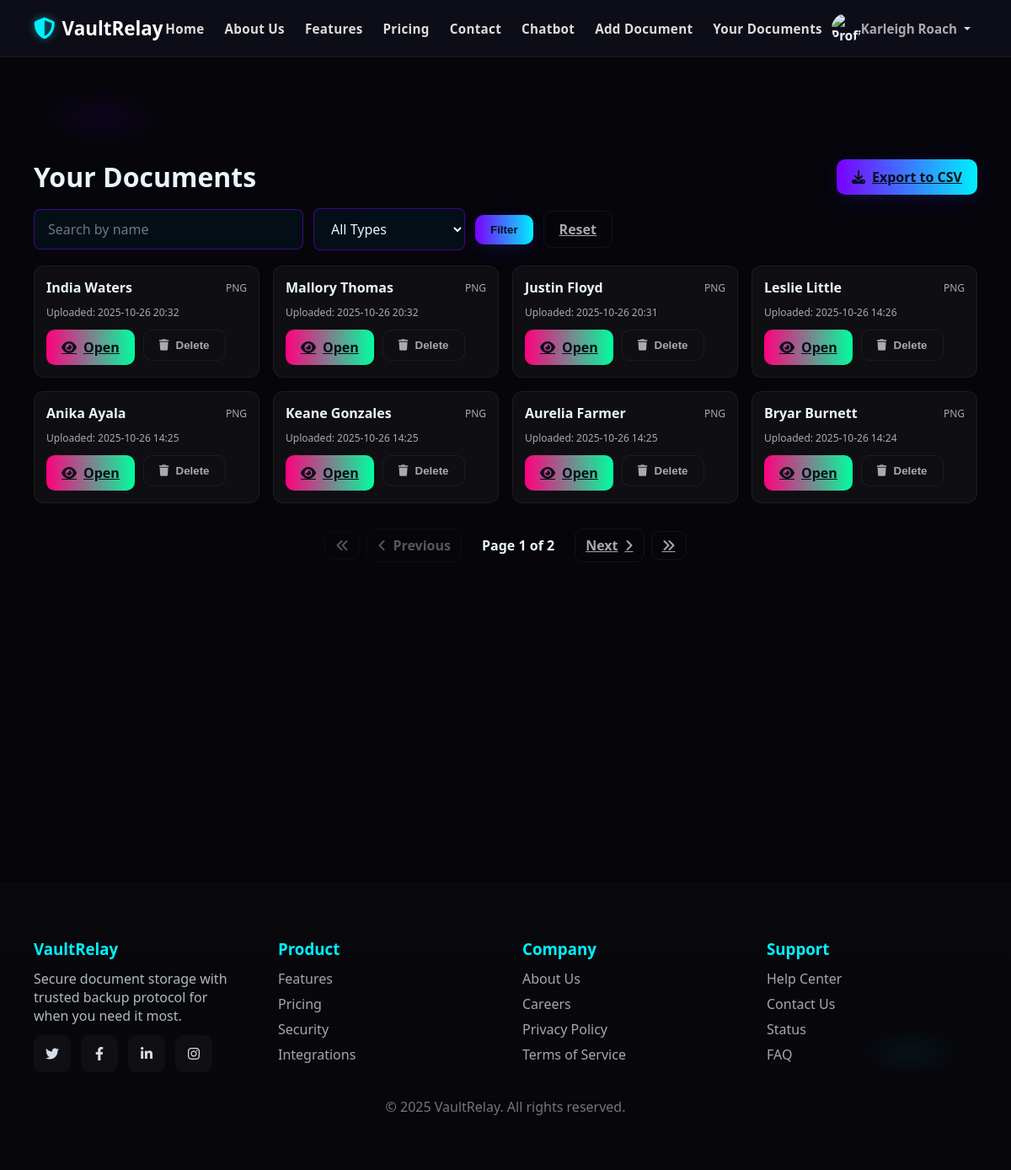
Page /documents/ (signed in) on the committed database.
### vaultrelay_app/models.py (models this page shows, shortened)
class UserSignup(models.Model):
    fname = models.CharField(max_length=100)
    mname = models.CharField(max_length=100, blank=True)
    lname = models.CharField(max_length=100)
    dob = models.DateField()
    user_email = models.EmailField(max_length=30, unique=True)
    trusted_email = models.EmailField(max_length=30)
    trusted_name = models.CharField(max_length=100)
    pass1 = models.CharField(max_length=128)
    secret = models.CharField(max_length=50)
    profile_image = models.ImageField(upload_to='profile_pics/', blank=True, null=True)
    last_login = models.DateTimeField(default=timezone.now)
    inactivity_email_sent = models.DateTimeField(null=True, blank=True)
    inactivity_email_count = models.PositiveIntegerField(default=0)
    is_marked_for_deletion = models.BooleanField(default=False)

class SecureDocument(models.Model):
    FILE_TYPES = [
        ('JPG', 'JPEG Image'),
        ('PNG', 'PNG Image'),
        ('PDF', 'PDF Document'),
        ('DOC', 'Word Document'),
        ('OTHER', 'Other File Type'),
    ]
    MIME_TYPES = {
        'JPG': 'image/jpeg',
        'PNG': 'image/png',
        'PDF': 'application/pdf',
        'DOC': 'application/msword',
        'OTHER': 'application/octet-stream'
    }
    user = models.ForeignKey(UserSignup, on_delete=models.CASCADE)
    document_name = models.CharField(max_length=255)
    file_type = models.CharField(max_length=5, choices=FILE_TYPES)
    uploaded_at = models.DateTimeField(auto_now_add=True)
    file = models.FileField(upload_to='secure_documents/')
    is_encrypted = models.BooleanField(default=True)
    encryption_key = models.BinaryField(blank=True, null=True)  # Store encryption key

### vaultrelay_app/views.py (the view)
# urls.py: path('documents/', views.show_document, name='show_document'),
@session_login_required
def show_document(request):
    user_email = request.session.get('user_email')
    user = UserSignup.objects.filter(user_email=user_email).first()
    if not user:
        messages.error(request, "User not found. Please login again.")
        return redirect('login')
    q = request.GET.get('q', '').strip()
    ftype = request.GET.get('type', '').strip().upper()
    docs = SecureDocument.objects.filter(user=user)
    if q:
        docs = docs.filter(document_name__icontains=q)
    if ftype in ['PDF','DOC','JPG','PNG','OTHER']:
        docs = docs.filter(file_type=ftype)
    paginator = Paginator(docs.order_by('-uploaded_at'), 8)
    page_number = request.GET.get('page', 1)
    page_obj = paginator.get_page(page_number)
    return render(request, 'show_document.html', {
        'documents': page_obj,
        'q': q,
        'ftype': ftype,
        'page_obj': page_obj,
    })

### vaultrelay_app/views.py (called while the page is built)
def session_login_required(view_func):
    @wraps(view_func)
    def wrapper(request, *args, **kwargs):
        if not request.session.get('authenticated'):
            messages.error(request, "Please login to access this page.")
            return redirect('login')
        return view_func(request, *args, **kwargs)
    return wrapper

### vaultrelay_app/templates/show_document.html (shortened to what this page needs)
{% load static %}
<!DOCTYPE html>
<html lang="en">
<head>
    <link rel="stylesheet" href="{% static 'css/navbar.css' %}">
    <link rel="stylesheet" href="{% static 'css/footer.css' %}">
    <link rel="stylesheet" href="{% static 'css/add_document.css' %}">
    <link rel="stylesheet" href="https://cdnjs.cloudflare.com/ajax/libs/font-awesome/6.4.0/css/all.min.css">
</head>
<body>
    {% include 'navbar.html' %}
    <main class="container" style="margin-top:120px;margin-bottom:60px">
        <div style="display:flex;justify-content:space-between;align-items:center;margin-bottom:16px">
            <h1 style="margin:0">Your Documents</h1>
            {% if documents %}
            <a href="{% url 'export_documents_csv' %}" class="btn btn-primary" style="display:inline-flex;align-items:center;gap:8px">
                <i class="fas fa-download"></i> Export to CSV
            </a>
            {% endif %}
        </div>
        <form method="get" style="display:flex;gap:12px;align-items:center;margin-bottom:18px">
            <input type="text" name="q" value="{{ q }}" placeholder="Search by name" class="form-control" style="max-width:320px">
            <select name="type" class="form-control" style="max-width:180px">
                <option value="">All Types</option>
            </select>
            <button class="btn btn-primary" type="submit">Filter</button>
            <a class="btn btn-outline" href="{% url 'show_document' %}">Reset</a>
        </form>
        {% if documents %}
            <div class="document-list" style="display:grid;grid-template-columns:repeat(auto-fill,minmax(260px,1fr));gap:16px">
                {% for d in documents %}
                <div class="document-card" style="background:rgba(255,255,255,0.04);border:1px solid rgba(255,255,255,0.06);border-radius:12px;padding:14px">
                    <div style="display:flex;justify-content:space-between;align-items:center;margin-bottom:10px">
                        <div style="font-weight:700;color:#eaf6ff">{{ d.document_name }}</div>
                        <span style="font-size:12px;color:var(--muted)">{{ d.file_type }}</span>
                    </div>
                    <div style="font-size:12px;color:var(--muted);margin-bottom:12px">Uploaded: {{ d.uploaded_at|date:"Y-m-d H:i" }}</div>
                    <div style="display:flex;gap:10px">
                        <a class="btn btn-accent" href="{% url 'view_document' d.id %}"><i class="fas fa-eye"></i> Open</a>
                        <form method="post" action="{% url 'delete_document' d.id %}" onsubmit="return confirm('Are you sure you want to delete this document?');">
                            <button class="btn btn-outline" type="submit"><i class="fas fa-trash"></i> Delete</button>
                        </form>
                    </div>
                </div>
                {% endfor %}
            </div>
            {% if page_obj.has_other_pages %}
            <div style="display:flex;justify-content:center;align-items:center;gap:8px;margin-top:30px;flex-wrap:wrap">
                {% if page_obj.has_previous %}
                    <a href="?page=1{% if q %}&q={{ q }}{% endif %}{% if ftype %}&type={{ ftype }}{% endif %}" class="btn btn-outline" style="padding:8px 12px">
                        <i class="fas fa-angle-double-left"></i>
                    </a>
                    <a href="?page={{ page_obj.previous_page_number }}{% if q %}&q={{ q }}{% endif %}{% if ftype %}&type={{ ftype }}{% endif %}" class="btn btn-outline" style="padding:8px 12px">
                        <i class="fas fa-angle-left"></i> Previous
                    </a>
                {% else %}
                    <span class="btn btn-outline" style="padding:8px 12px;opacity:0.5;cursor:not-allowed">
                        <i class="fas fa-angle-double-left"></i>
                    </span>
                    <span class="btn btn-outline" style="padding:8px 12px;opacity:0.5;cursor:not-allowed">
                        <i class="fas fa-angle-left"></i> Previous
                    </span>
                {% endif %}
                <span style="padding:8px 16px;color:#eaf6ff;font-weight:600">
                    Page {{ page_obj.number }} of {{ page_obj.paginator.num_pages }}
                </span>
                {% if page_obj.has_next %}
                    <a href="?page={{ page_obj.next_page_number }}{% if q %}&q={{ q }}{% endif %}{% if ftype %}&type={{ ftype }}{% endif %}" class="btn btn-outline" style="padding:8px 12px">
                        Next <i class="fas fa-angle-right"></i>
                    </a>
                    <a href="?page={{ page_obj.paginator.num_pages }}{% if q %}&q={{ q }}{% endif %}{% if ftype %}&type={{ ftype }}{% endif %}" class="btn btn-outline" style="padding:8px 12px">
                        <i class="fas fa-angle-double-right"></i>
                    </a>
                {% endif %}
            </div>
            {% endif %}
        {% else %}
            <div class="alert alert-info">No documents found.</div>
        {% endif %}
    </main>
    {% include 'footer.html' %}
</body>
</html>

### vaultrelay_app/templates/navbar.html (shortened to what this page needs)
{% load static %}
<nav class="navbar" role="navigation" aria-label="Main navigation">
    <div class="nav-container container">
        <a class="logo" href="{% url 'homeuser' %}">
            <div class="logo-icon"><i class="fas fa-shield-alt"></i></div>
            <span>VaultRelay</span>
        </a>
        <ul class="nav-links" aria-hidden="false">
            <li><a href="{% url 'homeuser' %}" class="neon-link">Home</a></li>
            <li><a href="{% url 'about' %}" class="neon-link">About Us</a></li>
            <li><a href="{% url 'feature' %}" class="neon-link">Features</a></li>
            <li><a href="{% url 'price' %}" class="neon-link">Pricing</a></li>
            <li><a href="{% url 'contact' %}" class="neon-link">Contact</a></li>
            <li><a href="{% url 'chatbot' %}" class="neon-link">Chatbot</a></li>
            <li><a href="{% url 'doc' %}" class="neon-link">Add Document</a></li>
            <li><a href="{% url 'show_document' %}" class="neon-link">Your Documents</a></li>
        </ul>
        <div class="auth-buttons">
            {% if request.session.authenticated %}
            <div class="profile-dropdown" id="profileDropdown">
                <div class="profile-button" id="profileButton">
                    <img src="{% if request.session.profile_image_url %}{{ request.session.profile_image_url }}{% else %}{% static 'images/default-profile.png' %}{% endif %}"
                        alt="Profile" class="profile-img">
                    <span style="color:var(--muted)">{{ request.session.user_name|default:"User" }}
                    </span>
                    <span class="dropdown-caret" id="dropdownCaret"></span>
                </div>
            </div>
            {% endif %}
        </div>
    </div>
</nav>

### vaultrelay_app/templates/footer.html
<footer id="contact">
        <div class="container footer-content">
            <div class="footer-column">
                <h3>VaultRelay</h3>
                <p>Secure document storage with trusted backup protocol for when you need it most.</p>
                <div class="social-links">
    <a href="https://twitter.com" title="Twitter" target="_blank"><i class="fab fa-twitter"></i></a>
    <a href="https://facebook.com" title="Facebook" target="_blank"><i class="fab fa-facebook-f"></i></a>
    <a href="https://linkedin.com" title="LinkedIn" target="_blank"><i class="fab fa-linkedin-in"></i></a>
    <a href="https://instagram.com" title="Instagram" target="_blank"><i class="fab fa-instagram"></i></a>
</div>
            </div>
            <div class="footer-column">
                <h3>Product</h3>
                <ul style="list-style:none;padding:0;margin-top:6px">
                    <li style="margin-bottom:8px"><a class="neon-link" href="{% url 'feature' %}">Features</a></li>
                    <li style="margin-bottom:8px"><a class="neon-link" href="{% url 'price' %}">Pricing</a></li>
                    <li style="margin-bottom:8px"><a class="neon-link" href="{% url 'about' %}">Security</a></li>
                    <li><a class="neon-link" href="#">Integrations</a></li>
                </ul>
            </div>
            <div class="footer-column">
                <h3>Company</h3>
                <ul style="list-style:none;padding:0;margin-top:6px">
                    <li style="margin-bottom:8px"><a class="neon-link" href="{% url 'about' %}">About Us</a></li>
                    <li style="margin-bottom:8px"><a class="neon-link" href="#">Careers</a></li>
                    <li style="margin-bottom:8px"><a class="neon-link" href="#">Privacy Policy</a></li>
                    <li><a class="neon-link" href="#">Terms of Service</a></li>
                </ul>
            </div>
            <div class="footer-column">
                <h3>Support</h3>
                <ul style="list-style:none;padding:0;margin-top:6px">
                    <li style="margin-bottom:8px"><a class="neon-link" href="#">Help Center</a></li>
                    <li style="margin-bottom:8px"><a class="neon-link" href="#">Contact Us</a></li>
                    <li style="margin-bottom:8px"><a class="neon-link" href="#">Status</a></li>
                    <li><a class="neon-link" href="#">FAQ</a></li>
                </ul>
            </div>
        </div>
        <div class="container">
            <div class="copyright">&copy; 2025 VaultRelay. All rights reserved.</div>
        </div>
    </footer>

### vaultrelay_app/static/css/navbar.css (style rules this page uses)
.navbar { background: rgba(15, 15, 25, 0.92); backdrop-filter: blur(12px); padding: 12px 0; position: sticky; top: 0; width: 100%; z-index: 500; border-bottom: 1px solid rgba(255,255,255,0.05); }
.nav-container { display: flex; align-items: center; justify-content: space-between; }
.logo { display: flex; align-items: center; font-size: 1.4rem; font-weight: 700; color: #fff; text-decoration: none; gap: 8px; transition: all 0.3s ease; }
.logo span { font-size: 1.4rem; font-weight: 700; color: #fff; }
.logo-icon { font-size: 1.6rem; color: #00f0ff; text-shadow: 0 0 10px rgba(0, 240, 255, 0.5); transition: all 0.3s ease; }
.nav-links { list-style: none; display: flex; gap: 24px; }
.nav-links li a, .nav-links li a.neon-link { color: #ddd; text-decoration: none; font-weight: 600; font-size: 0.95rem; text-transform: capitalize; letter-spacing: 0.3px; transition: color 0.3s ease; }
.auth-buttons { display: flex; align-items: center; gap: 14px; }
.profile-img { width: 35px; height: 35px; border-radius: 50%; object-fit: cover; }
.profile-dropdown { position: relative; }
.profile-button { display: flex; align-items: center; cursor: pointer; padding: 4px 8px; border-radius: 20px; transition: background 0.3s ease; font-weight: 600; font-size: 0.95rem; }
.dropdown-caret { display: inline-block; margin-left: 8px; width: 0; height: 0; border-left: 4px solid transparent; border-right: 4px solid transparent; border-top: 4px solid #ddd; vertical-align: middle; transition: transform 0.3s ease; }

### vaultrelay_app/static/css/footer.css (style rules this page uses)
footer { padding:64px 0; background: linear-gradient(180deg, rgba(255,255,255,0.01), rgba(255,255,255,0.005)); border-top:1px solid rgba(255,255,255,0.02); }
.footer-content { display:flex; flex-wrap:wrap; gap:40px; justify-content:space-between; }
.footer-column { min-width:200px; flex:1; }
.footer-column h3 { color:var(--neon3); margin-bottom:12px; }
.footer-column p { color: rgba(234,246,255,0.75); }
.social-links { display:flex; gap:12px; margin-top:12px; }
.social-links a { width:44px; height:44px; border-radius:10px; display:flex; align-items:center; justify-content:center; background: rgba(255,255,255,0.03); color:rgba(234,246,255,0.9); text-decoration:none; }
.copyright { margin-top:30px; text-align:center; color: rgba(255,255,255,0.45); }
:root { --bg:#05050a; --panel:#0f0f15; --glass: rgba(255,255,255,0.04); --muted: rgba(255,255,255,0.65); --neon1: #ff007f; --neon2: #7a00ff; --neon3: #00f0ff; --neon4: #00ff9e; --nav-height: 84px; }
* { box-sizing:border-box; margin:0; padding:0; }
html, body { height:100%; }
body { font-family: 'Orbitron', system-ui, -apple-system, "Segoe UI", Roboto, "Helvetica Neue", Arial; background: radial-gradient(1200px 600px at 10% 10%, rgba(122,0,255,0.08), transparent 6%), radial-gradient(1000px 500px at 90% 90%, rgba(0,240,255,0.05), transparent 6%), var(--bg); color: #eaf6ff; overflow-x:hidden; -webkit-font-smoothing:antialiased; -moz-osx-font-smoothing:grayscale; }
.container { max-width:1400px; margin:0 auto; padding:0 40px; }
.btn { border:0; cursor:pointer; padding:10px 18px; border-radius:10px; font-weight:700; display:inline-flex; align-items:center; gap:8px; transition: all 220ms cubic-bezier(.2,.9,.2,1); }
.btn-outline { background:transparent; color:var(--muted); border:1px solid rgba(255,255,255,0.06); }
.btn-primary { background: linear-gradient(90deg, var(--neon2), var(--neon3)); color: #041017; box-shadow: 0 6px 30px rgba(122,0,255,0.12), 0 4px 18px rgba(0,240,255,0.06); }
.btn-accent { background: linear-gradient(90deg, var(--neon1), var(--neon4)); color:#041017; }
a.neon-link { color:var(--muted); text-decoration:none; transition:all 220ms; }

### rows in the picture
UserSignup: session.user_name "Karleigh Roach"
SecureDocument: document_name "India Waters", file_type "PNG", uploaded_at "2025-10-26 20:32"
SecureDocument: document_name "Mallory Thomas", file_type "PNG", uploaded_at "2025-10-26 20:32"
SecureDocument: document_name "Justin Floyd", file_type "PNG", uploaded_at "2025-10-26 20:31"
SecureDocument: document_name "Leslie Little", file_type "PNG", uploaded_at "2025-10-26 14:26"
SecureDocument: document_name "Anika Ayala", file_type "PNG", uploaded_at "2025-10-26 14:25"
SecureDocument: document_name "Keane Gonzales", file_type "PNG", uploaded_at "2025-10-26 14:25"
SecureDocument: document_name "Aurelia Farmer", file_type "PNG", uploaded_at "2025-10-26 14:25"
SecureDocument: document_name "Bryar Burnett", file_type "PNG", uploaded_at "2025-10-26 14:24"

### other values in the picture
{{ page_obj.number }} "1"
{{ page_obj.paginator.num_pages }} "2"
